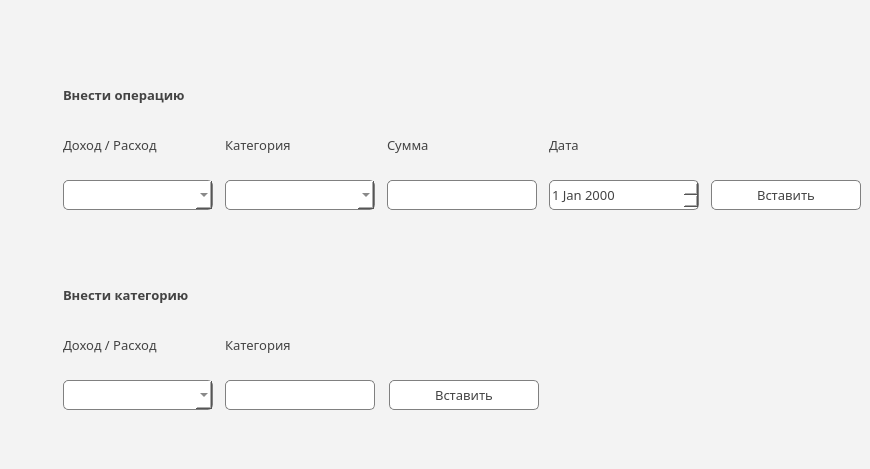
               <widget class="QWidget" name="Page1">
                <property name="styleSheet">
                 <string notr="true">background-color:rgb(243, 243, 243)</string>
                </property>
                <widget class="QLabel" name="Insert_info">
                 <property name="geometry">
                  <rect>
                   <x>63</x>
                   <y>230</y>
                   <width>790</width>
                   <height>30</height>
                  </rect>
                 </property>
                 <property name="minimumSize">
                  <size>
                   <width>500</width>
                   <height>30</height>
                  </size>
                 </property>
                 <property name="font">
                  <font>
                   <family>Ubuntu Medium</family>
                   <pointsize>10</pointsize>
                  </font>
                 </property>
                 <property name="styleSheet">
                  <string notr="true">color:rgb(67, 67, 67)</string>
                 </property>
                 <property name="text">
                  <string/>
                 </property>
                </widget>
                <widget class="QComboBox" name="Choose_option_2">
                 <property name="geometry">
                  <rect>
                   <x>63</x>
                   <y>380</y>
                   <width>150</width>
                   <height>30</height>
                  </rect>
                 </property>
                 <property name="minimumSize">
                  <size>
                   <width>150</width>
                   <height>30</height>
                  </size>
                 </property>
                 <property name="font">
                  <font>
                   <family>Ubuntu Medium</family>
                   <pointsize>10</pointsize>
                  </font>
                 </property>
                 <property name="styleSheet">
                  <string notr="true">background-color: rgb(255,255,255);
border-radius: 5px;
border: 1px solid gray;
color:rgb(67, 67, 67)</string>
                 </property>
                </widget>
                <widget class="QLineEdit" name="New_category">
                 <property name="geometry">
                  <rect>
                   <x>225</x>
                   <y>380</y>
                   <width>150</width>
                   <height>30</height>
                  </rect>
                 </property>
                 <property name="minimumSize">
                  <size>
                   <width>150</width>
                   <height>30</height>
                  </size>
                 </property>
                 <property name="font">
                  <font>
                   <family>Ubuntu Medium</family>
                   <pointsize>10</pointsize>
                  </font>
                 </property>
                 <property name="styleSheet">
                  <string notr="true">background-color: rgb(255,255,255);
border-radius: 5px;
border: 1px solid gray;
color:rgb(67, 67, 67)</string>
                 </property>
                </widget>
                <widget class="QPushButton" name="Insert_2">
                 <property name="geometry">
                  <rect>
                   <x>389</x>
                   <y>380</y>
                   <width>150</width>
                   <height>30</height>
                  </rect>
                 </property>
                 <property name="minimumSize">
                  <size>
                   <width>150</width>
                   <height>30</height>
                  </size>
                 </property>
                 <property name="font">
                  <font>
                   <family>Ubuntu Medium</family>
                   <pointsize>10</pointsize>
                  </font>
                 </property>
                 <property name="styleSheet">
                  <string notr="true">QPushButton {
background-color:rgb(255, 255, 255);
border: 1px solid gray;
border-radius: 5px;
color:rgb(67, 67, 67)
}
QPushButton:hover {
background-color: rgb(255, 88, 11);
}</string>
                 </property>
                 <property name="text">
                  <string>Вставить</string>
                 </property>
                </widget>
                <widget class="QLabel" name="Insert_info_2">
                 <property name="geometry">
                  <rect>
                   <x>63</x>
                   <y>430</y>
                   <width>790</width>
                   <height>30</height>
                  </rect>
                 </property>
                 <property name="minimumSize">
                  <size>
                   <width>500</width>
                   <height>30</height>
                  </size>
                 </property>
                 <property name="font">
                  <font>
                   <family>Ubuntu Medium</family>
                   <pointsize>10</pointsize>
                  </font>
                 </property>
                 <property name="styleSheet">
                  <string notr="true">color:rgb(67, 67, 67)</string>
                 </property>
                 <property name="text">
                  <string/>
                 </property>
                </widget>
                <widget class="QLabel" name="Insert_2_label">
                 <property name="geometry">
                  <rect>
                   <x>63</x>
                   <y>280</y>
                   <width>790</width>
                   <height>30</height>
                  </rect>
                 </property>
                 <property name="minimumSize">
                  <size>
                   <width>500</width>
                   <height>30</height>
                  </size>
                 </property>
                 <property name="font">
                  <font>
                   <family>Ubuntu Medium</family>
                   <pointsize>10</pointsize>
                   <weight>75</weight>
                   <bold>true</bold>
                  </font>
                 </property>
                 <property name="styleSheet">
                  <string notr="true">color:rgb(67, 67, 67)</string>
                 </property>
                 <property name="text">
                  <string>Внести категорию</string>
                 </property>
                </widget>
                <widget class="QLabel" name="Insert_1_label">
                 <property name="geometry">
                  <rect>
                   <x>63</x>
                   <y>80</y>
                   <width>790</width>
                   <height>30</height>
                  </rect>
                 </property>
                 <property name="minimumSize">
                  <size>
                   <width>500</width>
                   <height>30</height>
                  </size>
                 </property>
                 <property name="font">
                  <font>
                   <family>Ubuntu Medium</family>
                   <pointsize>10</pointsize>
                   <weight>75</weight>
                   <bold>true</bold>
                  </font>
                 </property>
                 <property name="styleSheet">
                  <string notr="true">color:rgb(67, 67, 67)</string>
                 </property>
                 <property name="text">
                  <string>Внести операцию</string>
                 </property>
                </widget>
                <widget class="QComboBox" name="Choose_option">
                 <property name="geometry">
                  <rect>
                   <x>63</x>
                   <y>180</y>
                   <width>150</width>
                   <height>30</height>
                  </rect>
                 </property>
                 <property name="minimumSize">
                  <size>
                   <width>150</width>
                   <height>30</height>
                  </size>
                 </property>
                 <property name="font">
                  <font>
                   <family>Ubuntu Medium</family>
                   <pointsize>10</pointsize>
                  </font>
                 </property>
                 <property name="styleSheet">
                  <string notr="true">background-color: rgb(255,255,255);
border-radius: 5px;
border: 1px solid gray;
color:rgb(67, 67, 67)</string>
                 </property>
                </widget>
                <widget class="QComboBox" name="Choose_category">
                 <property name="geometry">
                  <rect>
                   <x>225</x>
                   <y>180</y>
                   <width>150</width>
                   <height>30</height>
                  </rect>
                 </property>
                 <property name="minimumSize">
                  <size>
                   <width>150</width>
                   <height>30</height>
                  </size>
                 </property>
                 <property name="font">
                  <font>
                   <family>Ubuntu Medium</family>
                   <pointsize>10</pointsize>
                  </font>
                 </property>
                 <property name="styleSheet">
                  <string notr="true">background-color: rgb(255,255,255);
border-radius: 5px;
border: 1px solid gray;
color:rgb(67, 67, 67)</string>
                 </property>
                </widget>
                <widget class="QLineEdit" name="Sum">
                 <property name="geometry">
                  <rect>
                   <x>387</x>
                   <y>180</y>
                   <width>150</width>
                   <height>30</height>
                  </rect>
                 </property>
                 <property name="minimumSize">
                  <size>
                   <width>150</width>
                   <height>30</height>
                  </size>
                 </property>
                 <property name="font">
                  <font>
                   <family>Ubuntu Medium</family>
                   <pointsize>10</pointsize>
                  </font>
                 </property>
                 <property name="styleSheet">
                  <string notr="true">background-color: rgb(255,255,255);
border-radius: 5px;
border: 1px solid gray;
color:rgb(67, 67, 67)</string>
                 </property>
                </widget>
                <widget class="QPushButton" name="Insert">
                 <property name="geometry">
                  <rect>
                   <x>711</x>
                   <y>180</y>
                   <width>150</width>
                   <height>30</height>
                  </rect>
                 </property>
                 <property name="minimumSize">
                  <size>
                   <width>150</width>
                   <height>30</height>
                  </size>
                 </property>
                 <property name="font">
                  <font>
                   <family>Ubuntu Medium</family>
                   <pointsize>10</pointsize>
                  </font>
                 </property>
                 <property name="styleSheet">
                  <string notr="true">QPushButton {
background-color:rgb(255, 255, 255);
border: 1px solid gray;
border-radius: 5px;
color:rgb(67, 67, 67)
}
QPushButton:hover {
background-color: rgb(255, 88, 11);
}</string>
                 </property>
                 <property name="text">
                  <string>Вставить</string>
                 </property>
                </widget>
                <widget class="QDateEdit" name="Date">
                 <property name="geometry">
                  <rect>
                   <x>549</x>
                   <y>180</y>
                   <width>150</width>
                   <height>30</height>
                  </rect>
                 </property>
                 <property name="minimumSize">
                  <size>
                   <width>150</width>
                   <height>30</height>
                  </size>
                 </property>
                 <property name="font">
                  <font>
                   <family>Ubuntu Medium</family>
                   <pointsize>10</pointsize>
                  </font>
                 </property>
                 <property name="styleSheet">
                  <string notr="true">background-color: rgb(255,255,255);
border-radius: 5px;
border: 1px solid gray;
color:rgb(67, 67, 67)</string>
                 </property>
                </widget>
                <widget class="QLabel" name="label_7">
                 <property name="geometry">
                  <rect>
                   <x>225</x>
                   <y>130</y>
                   <width>150</width>
                   <height>30</height>
                  </rect>
                 </property>
                 <property name="font">
                  <font>
                   <family>Ubuntu Medium</family>
                   <pointsize>10</pointsize>
                  </font>
                 </property>
                 <property name="styleSheet">
                  <string notr="true">color:rgb(67, 67, 67)</string>
                 </property>
                 <property name="text">
                  <string>Категория</string>
                 </property>
                </widget>
                <widget class="QLabel" name="label_8">
                 <property name="geometry">
                  <rect>
                   <x>63</x>
                   <y>130</y>
                   <width>150</width>
                   <height>30</height>
                  </rect>
                 </property>
                 <property name="font">
                  <font>
                   <family>Ubuntu Medium</family>
                   <pointsize>10</pointsize>
                  </font>
                 </property>
                 <property name="styleSheet">
                  <string notr="true">color:rgb(67, 67, 67)</string>
                 </property>
                 <property name="text">
                  <string>Доход / Расход</string>
                 </property>
                </widget>
                <widget class="QLabel" name="label_9">
                 <property name="geometry">
                  <rect>
                   <x>387</x>
                   <y>130</y>
                   <width>150</width>
                   <height>30</height>
                  </rect>
                 </property>
                 <property name="font">
                  <font>
                   <family>Ubuntu Medium</family>
                   <pointsize>10</pointsize>
                  </font>
                 </property>
                 <property name="styleSheet">
                  <string notr="true">color:rgb(67, 67, 67)</string>
                 </property>
                 <property name="text">
                  <string>Сумма</string>
                 </property>
                </widget>
                <widget class="QLabel" name="label_10">
                 <property name="geometry">
                  <rect>
                   <x>549</x>
                   <y>130</y>
                   <width>150</width>
                   <height>30</height>
                  </rect>
                 </property>
                 <property name="font">
                  <font>
                   <family>Ubuntu Medium</family>
                   <pointsize>10</pointsize>
                  </font>
                 </property>
                 <property name="styleSheet">
                  <string notr="true">color:rgb(67, 67, 67)</string>
                 </property>
                 <property name="text">
                  <string>Дата</string>
                 </property>
                </widget>
                <widget class="QLabel" name="label_11">
                 <property name="geometry">
                  <rect>
                   <x>63</x>
                   <y>330</y>
                   <width>150</width>
                   <height>30</height>
                  </rect>
                 </property>
                 <property name="font">
                  <font>
                   <family>Ubuntu Medium</family>
                   <pointsize>10</pointsize>
                  </font>
                 </property>
                 <property name="styleSheet">
                  <string notr="true">color:rgb(67, 67, 67)</string>
                 </property>
                 <property name="text">
                  <string>Доход / Расход</string>
                 </property>
                </widget>
                <widget class="QLabel" name="label_12">
                 <property name="geometry">
                  <rect>
                   <x>225</x>
                   <y>330</y>
                   <width>150</width>
                   <height>30</height>
                  </rect>
                 </property>
                 <property name="font">
                  <font>
                   <family>Ubuntu Medium</family>
                   <pointsize>10</pointsize>
                  </font>
                 </property>
                 <property name="styleSheet">
                  <string notr="true">color:rgb(67, 67, 67)</string>
                 </property>
                 <property name="text">
                  <string>Категория</string>
                 </property>
                </widget>
               </widget>
